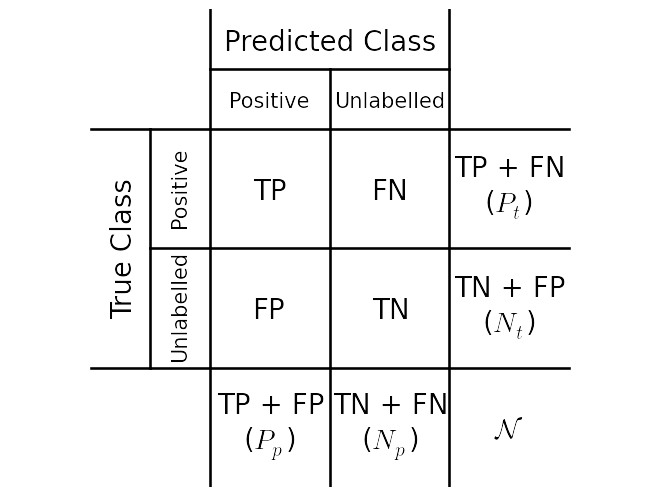

Write the Python code that produced this figure.
import matplotlib.gridspec as gridspec
import matplotlib.pyplot as plt
import matplotlib.patches as patches
import numpy as np
import sys

import os
parent_dir = os.path.dirname(os.path.dirname(os.path.abspath(__file__)))
sys.path.insert(0, parent_dir)
import addtext
import linegraph


def main(figureSaveLocation):
    """Create an example cofusion matrix image.

    @type figureSaveLocation - str
    @use  figureSaveLocation - The location where the figure will be saved.
    """
    
    # Define the axes sizes.
    axisMinValue = 0
    axisMaxValue = 8
    
    # Define the lines used for the confusion matrix.
    lineXCoords = [[axisMinValue, axisMaxValue], [axisMinValue, axisMaxValue],  # Lines at the top and bottom of the matrix.
                   [2, 2], [6, 6],                                              # Lines at the left and right of the matrix.
                   [axisMinValue + 1, axisMaxValue],                            # Line separating true classes.
                   [4, 4],                                                      # Line separating predicted classes.
                   [axisMinValue + 1, axisMinValue + 1],                        # Line under true class heading.
                   [2, 6]]                                                      # Line under predicted class heading.
    lineYCoords = [[6, 6], [2, 2],                                              # Lines at the left and right of the matrix.
                   [axisMinValue, axisMaxValue], [axisMinValue, axisMaxValue],  # Lines at the top and bottom of the matrix.
                   [4, 4],                                                      # Line separating true classes.
                   [axisMinValue, axisMaxValue - 1],                            # Line separating predicted classes.
                   [2, 6],                                                      # Line under true class heading.
                   [axisMaxValue - 1, axisMaxValue - 1]]                        # Line under predicted class heading.
    
    # Initialise the figure.
    currentFigure = plt.figure()
    gs = gridspec.GridSpec(10, 10)
    gs.update(left=0, right=1, bottom=0, top=1, wspace=0.05)
    axes = plt.subplot(gs[1:-1, 1:-1])
    axes.axis('equal')
    axes.axis('off')
    axes.set_xlim(left=axisMinValue, right=axisMaxValue)
    axes.set_ylim(bottom=axisMinValue, top=axisMaxValue)
    
    # Draw the lines for the confusion matrix.
    linegraph.graphGeneration(lineXCoords, lineYCoords, currentFigure=currentFigure, markerSizes=[0] * len(lineXCoords))

    # Add the text.
    addtext.graphGeneration([axisMinValue + 0.5], [4], ['True Class'], currentFigure=currentFigure, sizes=[20], rotations=[90])
    addtext.graphGeneration([4], [axisMaxValue - 0.5], ['Predicted Class'], currentFigure=currentFigure, sizes=[20])
    addtext.graphGeneration([axisMinValue + 1.5, axisMinValue + 1.5], [3, 5], ['Unlabelled', 'Positive'], currentFigure=currentFigure,
        sizes=[15, 15], rotations=[90, 90])  # True class class labels.
    addtext.graphGeneration([3, 5], [axisMaxValue - 1.5, axisMaxValue - 1.5], ['Positive', 'Unlabelled'], currentFigure=currentFigure,
        sizes=[15, 15])  # Predicted class class labels.
    addtext.graphGeneration([3, 5], [5, 5], ['TP', 'FN'], currentFigure=currentFigure, sizes=[20, 20])
    addtext.graphGeneration([3, 5], [3, 3], ['FP', 'TN'], currentFigure=currentFigure, sizes=[20, 20])

    addtext.graphGeneration([3, 5], [axisMinValue + 1, axisMinValue + 1], ['TP + FP\n(' + r'$P_p$' + ')', 'TN + FN\n(' + r'$N_p$' + ')'], currentFigure=currentFigure, sizes=[20, 20])
    addtext.graphGeneration([axisMaxValue - 1, axisMaxValue - 1], [5, 3], ['TP + FN\n(' + r'$P_t$' + ')', 'TN + FP\n(' + r'$N_t$' + ')'], currentFigure=currentFigure, sizes=[20, 20])
    addtext.graphGeneration([axisMaxValue - 1], [axisMinValue + 1], [r'$\mathcal{N}$'], currentFigure=currentFigure, sizes=[20])

    # Finalise the figure.
    hideAxesLabelling(axes, xAxis=True, yAxis=True)

    # Save the figure.
    plt.savefig(figureSaveLocation, bbox_inches='tight', transparent=True)
    plt.show()

def hideAxesLabelling(axes, xAxis=False, yAxis=False):
    """Hides all tick marks, tick labels, axis labels, etc.
    """

    if xAxis:
        axes.xaxis.set_visible(False)
    if yAxis:
        axes.yaxis.set_visible(False)


if __name__ == '__main__':
    main(sys.argv[1])
